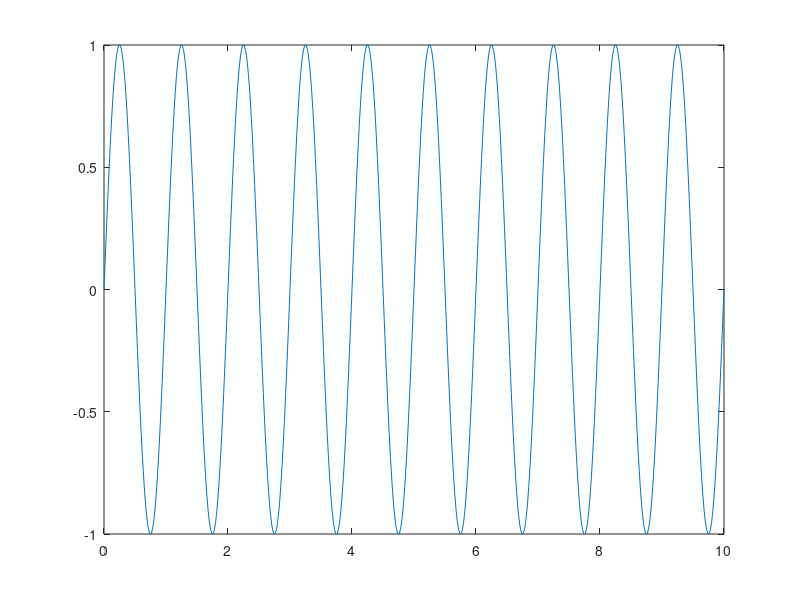

The MATLAB script that drew this image:
% kkk fourier series of a square wave taking six terms

clc
clear all
format long e

f=1;

flux=@(t) sin(2*pi*f*t);
t=0:0.01:10;
plot (t,flux(t))

